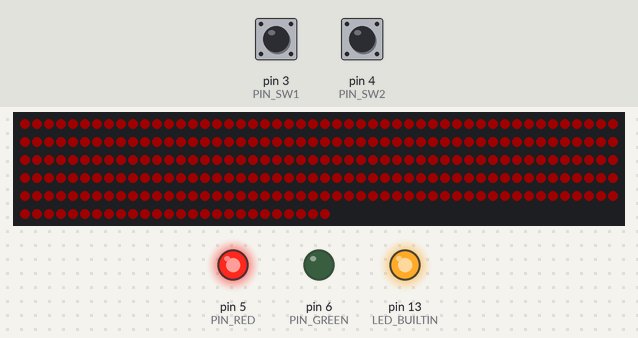
Recording of a sketch running on a simulated Arduino Uno, built with avr-gcc and run on an emulated ATmega328P. Parts: 276 RGB LEDs in strip order, left to right, continuing on the next row, output pins drawn as LEDs (lit = HIGH). The inputs (shaded band) are chosen by the test bench; at power-on: pin 4 (PIN_SW2) HIGH, pin 3 (PIN_SW1) HIGH. Dim RGB values are drawn brighter than linear; random numbers use the default seed unless the sketch sets one; what the sketch prints to the serial monitor is not drawn.

Above: at 1.2 s.
1.3 s: pin 4 (PIN_SW2) pulled LOW for 0.15 s
At 1.87 s:
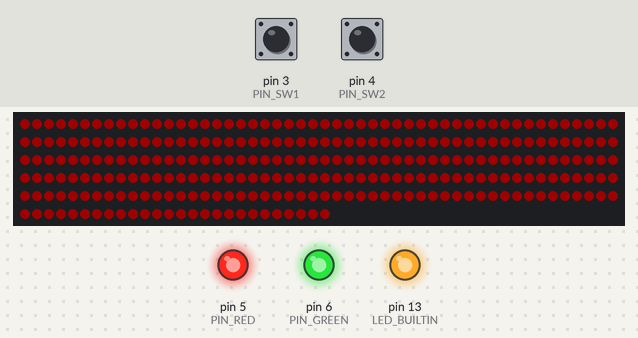
2.0 s: pin 3 (PIN_SW1) pulled LOW for 3.2 s
At 6.4 s:
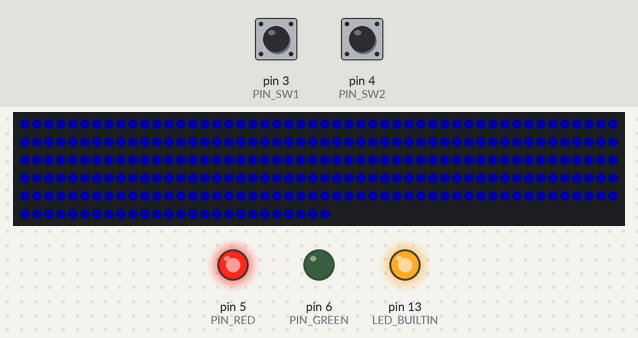
6.7 s: pin 4 (PIN_SW2) pulled LOW for 1 s
At 7.7 s:
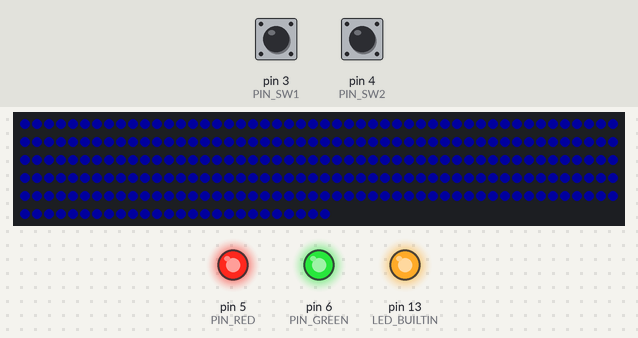
8.3 s: pin 3 (PIN_SW1) pulled LOW for 1 s
At 10.0 s:
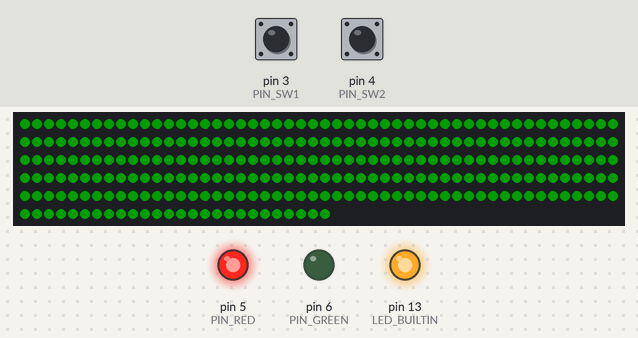
10.9 s: pin 4 (PIN_SW2) pulled LOW for 0.15 s
At 11.47 s:
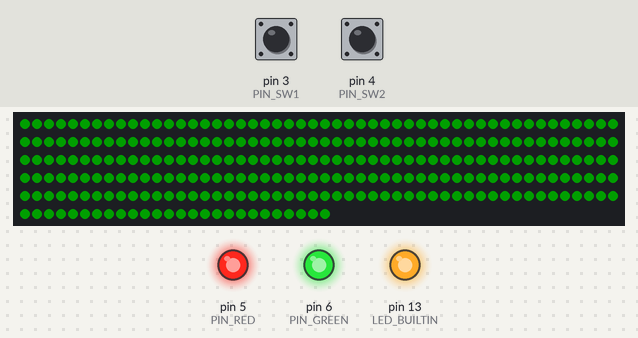
11.6 s: pin 3 (PIN_SW1) pulled LOW for 0.15 s
At 12.9 s:
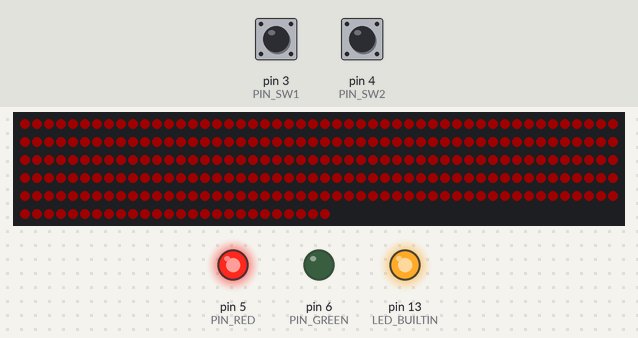
Timing chart, 0 to 14.6 s (numbered marks = the images above; inputs shaded):
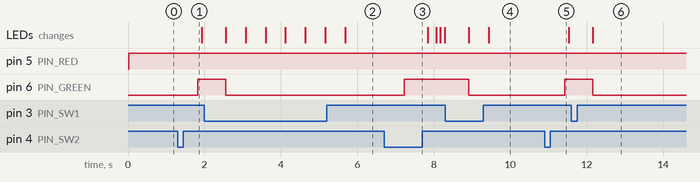

The sketch:

strip_leds_tester.ino
```cpp
/**
*
*    ----------------------------
*    |                          |
*    |   [RED]        [GREEN]   |
*    |                          |
*    |          [SW1]           |
*    |                          |
*    |          [SW2]           |
*    |                          |
*    ----------------------------
**/
#include "FastLED.h"

//#define NUM_LEDS          (23*7)
#define NUM_LEDS          (276)
#define PIN_DATA_LEDS     (2)
#define PIN_SW1           (3)
#define PIN_SW2           (4)
#define PIN_RED           (5)
#define PIN_GREEN         (6)


CRGB leds[NUM_LEDS];


void set(CRGB *pLeds)
{
  pLeds[0]=CRGB(255,0,0);
  pLeds[1]=CRGB(0,255,0);
  pLeds[2]=CRGB(0,0, 255);

  pLeds[50]=CRGB(255,0,0);
  pLeds[51]=CRGB(0,255,0);
  pLeds[52]=CRGB(0,0, 255);

  pLeds[100]=CRGB(255,0,0);
  pLeds[101]=CRGB(0,255,0);
  pLeds[102]=CRGB(0,0, 255);

  pLeds[150]=CRGB(255,0,0);
  pLeds[151]=CRGB(0,255,0);
  pLeds[152]=CRGB(0,0, 255);

  pLeds[200]=CRGB(255,0,0);
  pLeds[201]=CRGB(0,255,0);
  pLeds[202]=CRGB(0,0, 255);

  pLeds[250]=CRGB(255,0,0);
  pLeds[251]=CRGB(0,255,0);
  pLeds[252]=CRGB(0,0, 255);
  /*for (int i=0;i<NUM_LEDS;i++)
  {
    if ((i%3==0))
      pLeds[i] = CRGB(255,0,0);
    else if (((i+1)%3==0))
      pLeds[i] = CRGB(0,255,0);
    else if (((i+2)%3==0))
      pLeds[i] = CRGB(0,0,255);
  }*/
}


/**
 * @brief Applique une couleur a tout un etage
 * @param pLeds Tableau de LEDs de l'etage
 * @param col Couleur
*/
void setAll(CRGB *pLeds,CRGB col)
{
  for (int i=0;i<NUM_LEDS;i++)
  {
    pLeds[i] = col;
  }
}

/**
 * @brief Applique une couleur a tous les etages en meme temps
 * @param col Couleur
*/
void setAll(CRGB col)
{
  setAll(leds,col);
}

/**
 * @brief Eteint tout un etage
 * @param pLeds Tableau de LEDs de l'etage
*/
void clearAll(CRGB *pLeds)
{
  setAll(pLeds,CRGB::Black);
}

/**
 * @brief Eteint tous les etages
*/
void clearAll()
{
  clearAll(leds);
}


/**
 * @brief Setup d'arduino (demarage)
 *
 * - Init des I/O
 * - Lecture du mode en EEPROM
 * - Lecture RTC -> Part en défaut si date incorrecte
*/
void setup()
{
  randomSeed(analogRead(0));
  Serial.begin(9600);
  Serial.println("Boot...");

  pinMode(PIN_DATA_LEDS, OUTPUT);
  digitalWrite(PIN_DATA_LEDS,LOW);

  pinMode(PIN_SW1, INPUT_PULLUP);
  pinMode(PIN_SW2, INPUT_PULLUP);

  pinMode(PIN_RED, OUTPUT);
  digitalWrite(PIN_RED,LOW);
  pinMode(PIN_GREEN, OUTPUT);
  digitalWrite(PIN_GREEN,LOW);

  FastLED.addLeds<NEOPIXEL, PIN_DATA_LEDS>(leds, NUM_LEDS);
  FastLED.setBrightness(10);

  pinMode(LED_BUILTIN,OUTPUT);
  digitalWrite(LED_BUILTIN,HIGH);

  //clearAll();
  set(leds);
  FastLED.show();
}

void demo1()
{
  setAll(leds,CRGB::Red);
  FastLED.show();
  delay(1000);
  setAll(leds,CRGB::Blue);
  FastLED.show();
  delay(1000);
  setAll(leds,CRGB::Green);
  FastLED.show();
  delay(1000);
  setAll(leds,CRGB::Black);
  FastLED.show();
  delay(1000);
}

void demo2()
{
  clearAll();
  for (int i=0;i<NUM_LEDS;i++)
  {
    if (i>6)
    {
      leds[i-6]=CRGB::Black;
      leds[i-5]=CRGB::Red;
      leds[i-4]=CRGB::Red;
      leds[i-3]=CRGB::Green;
      leds[i-2]=CRGB::Green;
      leds[i-1]=CRGB::Blue;
      leds[i]=CRGB::Blue;
    }
    FastLED.show();
    //delay(1);
  }
}

int ctr=0;
bool dir=true;

void demo3()
{
  ctr++;

  FastLED.setBrightness(30);

  if (dir==true)
  {
    CRGB tmp=leds[NUM_LEDS-1];
    for (int i=NUM_LEDS;i>0;i--)
    {
      leds[i]=leds[i-1];
    }
    leds[0]=tmp;
  }
  else
  {
    CRGB tmp=leds[0];
    for (int i=0;i<=NUM_LEDS;i++)
    {
      leds[i]=leds[i+1];
    }
    leds[NUM_LEDS-1]=tmp;
  }

  FastLED.show();
  int d=random(20,300);
  delay(d);

 // digitalWrite(PIN_RED,digitalRead(PIN_SW1));
 // digitalWrite(PIN_GREEN,digitalRead(PIN_SW2));

  //int n=random(0,NUM_LEDS-1 );
  //leds[n]=CRGB(0,0,0);

  int n=random(0,100);
  if (n==1)
    dir=!dir;
}

int mode=0;
int pos=0;

void test(void)
{
  digitalWrite(PIN_RED,HIGH);

  switch (mode)
  {
    case 0:
    {
      setAll(CRGB(255,0,0));
      digitalWrite(PIN_GREEN,LOW);
      break;
    }
    case 1:
    {
      setAll(CRGB(0,255,0));
      digitalWrite(PIN_GREEN,LOW);
      break;
    }
    case 2:
    {
      setAll(CRGB(0,0,255));
      digitalWrite(PIN_GREEN,LOW);
      break;
    }
    case 8:
    {
      digitalWrite(PIN_GREEN,HIGH);

      clearAll();
      if (pos<NUM_LEDS)
      {
        leds[pos]=CRGB(0,255,0);
        pos++;
      }
      else
      {
        mode=3;
        pos=0;
      }
      delay(100);
      break;
    }
    case 3:
    default:
    {
      clearAll();
      digitalWrite(PIN_GREEN,LOW);
      break;
    }
  }

  if (digitalRead(PIN_SW1)==LOW)
  {
    delay(10);
    if (digitalRead(PIN_SW1)==LOW)
    {
      mode++;
      if (mode>3)
        mode=0;
      delay(500);
    }
  }

  if (digitalRead(PIN_SW2)==LOW)
  {
    delay(10);
    if (digitalRead(PIN_SW2)==LOW)
    {
      mode=8;
      pos=0;
      delay(500);
    }
  }

  FastLED.setBrightness(30);
  FastLED.show();
}

/**
 * @brief BOUCLE PRINCIPALE ARDUINO
*/
void loop()
{
  test();

  //demo2();
  //demo3();


}
```

Measured:
- after the input at 1.3 s, pin 6 (PIN_GREEN): LOW → HIGH after 0.53 s
- after the input at 2.0 s, pin 6 (PIN_GREEN): HIGH → LOW after 0.56 s
- after the input at 6.7 s, pin 6 (PIN_GREEN): LOW → HIGH after 0.53 s
- after the input at 8.3 s, pin 6 (PIN_GREEN): HIGH → LOW after 0.61 s
- after the input at 10.9 s, pin 6 (PIN_GREEN): LOW → HIGH after 0.53 s
- after the input at 11.6 s, pin 6 (PIN_GREEN): HIGH → LOW after 0.56 s
